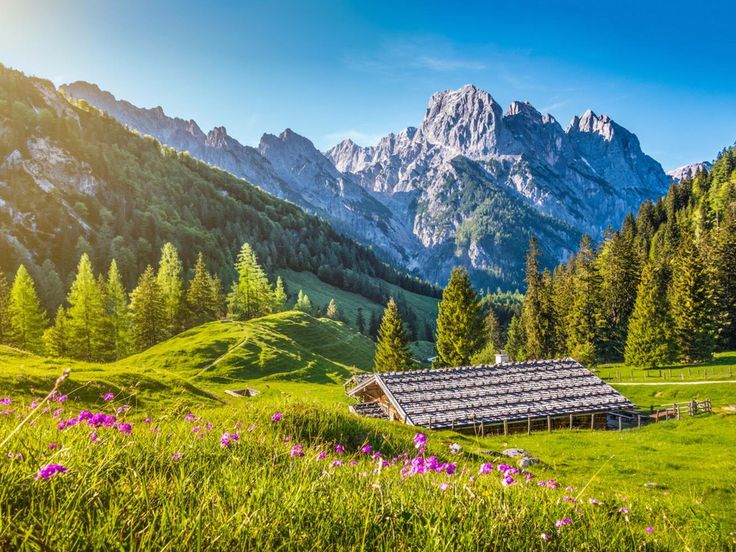
#> input picture Chuong1/image.png, 736 x 552 px
$ python bai3.py
#> lines starting #> are read from the running program, lines starting #| are printed output that depends on the picture
import cv2
import numpy as np
import matplotlib.pyplot as plt


# ============================================================
# BÀI 3: SO SÁNH CÁC PHƯƠNG PHÁP KHỬ NHIỄU
# ============================================================

# 1. Đọc ảnh
img = cv2.imread("image.png")
#> img is the input picture: shape (552, 736, 3); mean B, G, R 101.8, 134.2, 114.7

if img is None:
    print("Không thể đọc ảnh!")
    exit()

# Chuyển BGR -> RGB để hiển thị bằng matplotlib
img_rgb = cv2.cvtColor(img, cv2.COLOR_BGR2RGB)


# ============================================================
# 2. TẠO GAUSSIAN NOISE
# ============================================================

# Chuyển ảnh sang float để thực hiện phép cộng nhiễu
img_float = img_rgb.astype(np.float32)

# Tạo nhiễu Gaussian
mean = 0
sigma = 25

gaussian_noise = np.random.normal(
    mean,
    sigma,
    img_float.shape
)

# Cộng nhiễu vào ảnh
gaussian_img = img_float + gaussian_noise
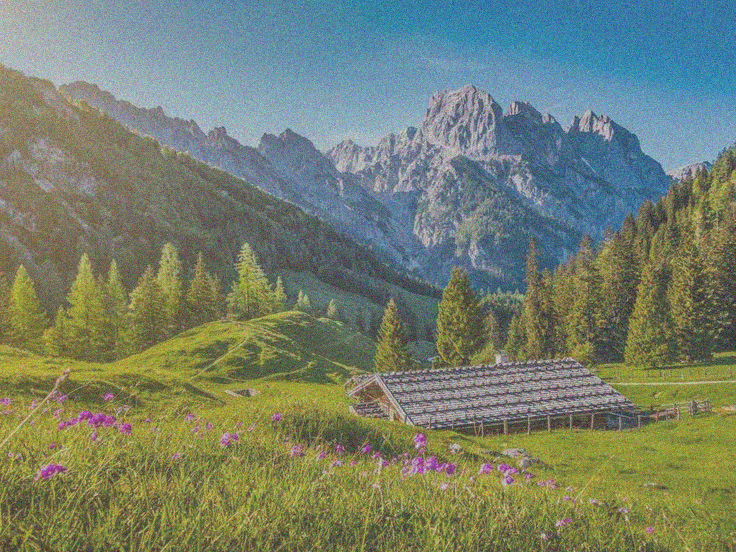
#> gaussian_img: shape (552, 736, 3) float64; mean R, G, B 114.6, 134.3, 101.8; drawn with min black and max white

# Đưa giá trị pixel về khoảng 0-255
gaussian_img = np.clip(gaussian_img, 0, 255)
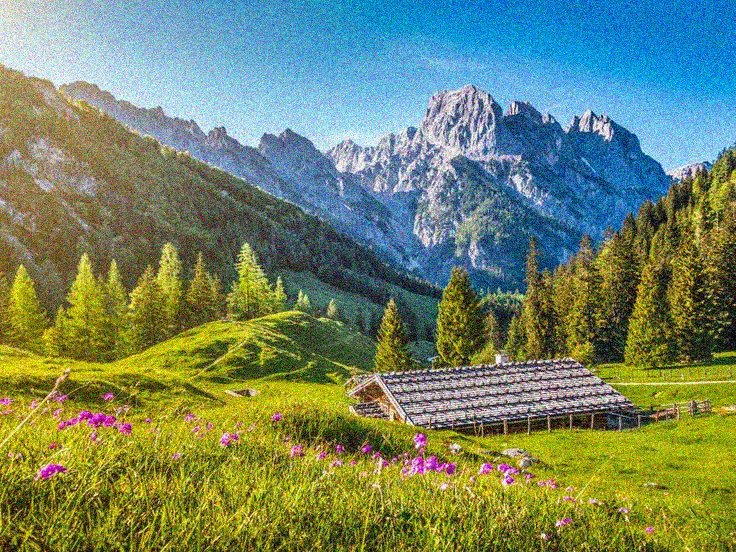
#> gaussian_img: shape (552, 736, 3) float64; mean R, G, B 115.2, 134.3, 103.1

# Chuyển về uint8
gaussian_img = gaussian_img.astype(np.uint8)


# ============================================================
# 3. TẠO SALT-AND-PEPPER NOISE
# ============================================================

sp_img = img_rgb.copy()

# Tỷ lệ nhiễu
noise_probability = 0.05

# Tạo ma trận ngẫu nhiên
random_matrix = np.random.random(sp_img.shape[:2])

# Salt: pixel màu trắng
sp_img[random_matrix < noise_probability / 2] = 255

# Pepper: pixel màu đen
sp_img[
    (random_matrix >= noise_probability / 2) &
    (random_matrix < noise_probability)
] = 0
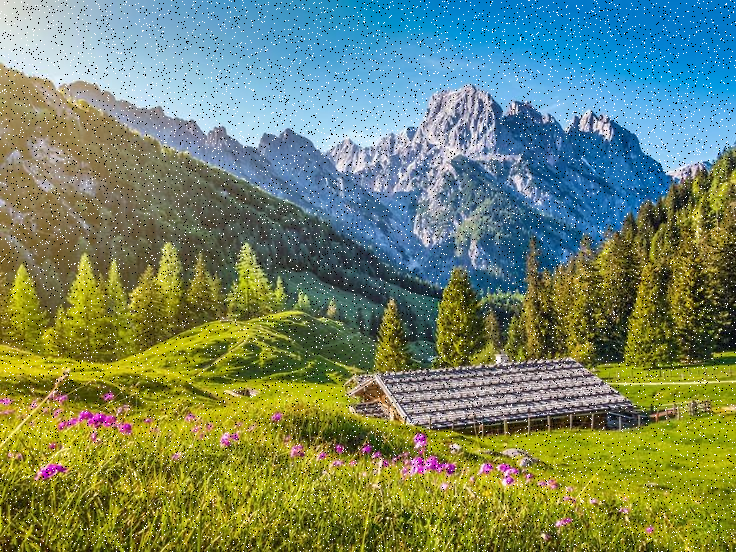
#> sp_img: shape (552, 736, 3); mean R, G, B 115.3, 133.9, 103.1


# ============================================================
# 4. ÁP DỤNG MEAN FILTER
# ============================================================

# Mean Filter = Averaging Filter
# Kích thước kernel 5x5

mean_gaussian = cv2.blur(gaussian_img, (5, 5))
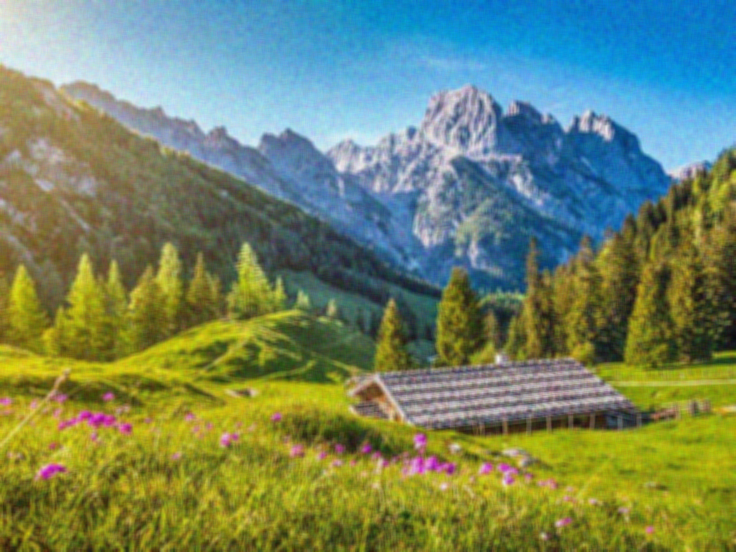
#> mean_gaussian: shape (552, 736, 3); mean R, G, B 114.8, 133.8, 102.7
mean_sp = cv2.blur(sp_img, (5, 5))


# ============================================================
# 5. ÁP DỤNG GAUSSIAN FILTER
# ============================================================

gaussian_filter_gaussian = cv2.GaussianBlur(
    gaussian_img,
    (5, 5),
    0
)

gaussian_filter_sp = cv2.GaussianBlur(
    sp_img,
    (5, 5),
    0
)
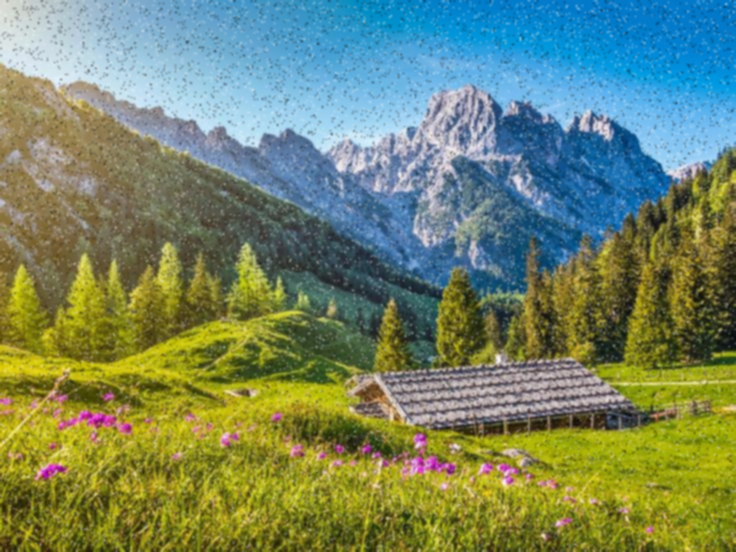
#> gaussian_filter_sp: shape (552, 736, 3); mean R, G, B 115.3, 133.9, 103.1


# ============================================================
# 6. ÁP DỤNG MEDIAN FILTER
# ============================================================

median_gaussian = cv2.medianBlur(
    gaussian_img,
    5
)

median_sp = cv2.medianBlur(
    sp_img,
    5
)


# ============================================================
# 7. HIỂN THỊ KẾT QUẢ
# ============================================================

plt.figure(figsize=(15, 10))


# ------------------------------------------------------------
# HÀNG 1: ẢNH GỐC
# ------------------------------------------------------------

plt.subplot(3, 4, 1)
plt.imshow(img_rgb)
plt.title("Ảnh gốc")
plt.axis("off")


# ------------------------------------------------------------
# HÀNG 1: GAUSSIAN NOISE
# ------------------------------------------------------------

plt.subplot(3, 4, 2)
plt.imshow(gaussian_img)
plt.title("Gaussian Noise")
plt.axis("off")


# ------------------------------------------------------------
# HÀNG 1: SALT-AND-PEPPER NOISE
# ------------------------------------------------------------

plt.subplot(3, 4, 3)
plt.imshow(sp_img)
plt.title("Salt-and-Pepper Noise")
plt.axis("off")


plt.subplot(3, 4, 4)
plt.axis("off")


# ============================================================
# GAUSSIAN NOISE
# ============================================================

plt.subplot(3, 4, 5)
plt.imshow(mean_gaussian)
plt.title("Mean - Gaussian Noise")
plt.axis("off")

plt.subplot(3, 4, 6)
plt.imshow(gaussian_filter_gaussian)
plt.title("Gaussian Filter")
plt.axis("off")

plt.subplot(3, 4, 7)
plt.imshow(median_gaussian)
plt.title("Median - Gaussian Noise")
plt.axis("off")

plt.subplot(3, 4, 8)
plt.imshow(img_rgb)
plt.title("Ảnh gốc")
plt.axis("off")


# ============================================================
# SALT-AND-PEPPER NOISE
# ============================================================

plt.subplot(3, 4, 9)
plt.imshow(mean_sp)
plt.title("Mean - Salt & Pepper")
plt.axis("off")

plt.subplot(3, 4, 10)
plt.imshow(gaussian_filter_sp)
plt.title("Gaussian - Salt & Pepper")
plt.axis("off")

plt.subplot(3, 4, 11)
plt.imshow(median_sp)
plt.title("Median - Salt & Pepper")
plt.axis("off")

plt.subplot(3, 4, 12)
plt.imshow(img_rgb)
plt.title("Ảnh gốc")
plt.axis("off")


plt.tight_layout()
plt.show()


# ============================================================
# NHẬN XÉT
# ============================================================

# 1. MEAN FILTER
#
# Mean Filter thay mỗi pixel bằng giá trị trung bình
# của các pixel xung quanh.
#
# Ưu điểm:
# - Đơn giản.
# - Dễ cài đặt.
# - Có khả năng làm giảm nhiễu.
#
# Nhược điểm:
# - Làm ảnh bị mờ.
# - Làm mất các cạnh và chi tiết.
# - Không phù hợp với Salt-and-Pepper Noise.
#
# Mean Filter có thể sử dụng để giảm Gaussian Noise,
# nhưng chất lượng thường không tốt bằng Gaussian Filter.


# ------------------------------------------------------------
# 2. GAUSSIAN FILTER
# ------------------------------------------------------------
#
# Gaussian Filter sử dụng kernel Gaussian để làm mượt ảnh.
#
# Ưu điểm:
# - Có hiệu quả tốt đối với Gaussian Noise.
# - Làm mượt ảnh tương đối tự nhiên.
# - Phù hợp khi nhiễu có phân bố gần Gaussian.
#
# Nhược điểm:
# - Có thể làm mất một số chi tiết nhỏ.
# - Không hiệu quả bằng Median Filter đối với
#   Salt-and-Pepper Noise.


# ------------------------------------------------------------
# 3. MEDIAN FILTER
# ------------------------------------------------------------
#
# Median Filter thay giá trị pixel bằng giá trị trung vị
# trong vùng lân cận.
#
# Ưu điểm:
# - Loại bỏ rất tốt Salt-and-Pepper Noise.
# - Giữ được biên tốt hơn Mean Filter và Gaussian Filter.
# - Hiệu quả với các điểm nhiễu đen/trắng đột biến.
#
# Nhược điểm:
# - Không phải lựa chọn tối ưu cho Gaussian Noise.
# - Kernel quá lớn có thể làm mất chi tiết.


# ============================================================
# CÂU HỎI:
# Xác định phương pháp phù hợp với từng loại nhiễu
# và giải thích.
# ============================================================

# TRẢ LỜI:
#
# 1. Đối với GAUSSIAN NOISE:
#
# Phương pháp phù hợp nhất:
# --> GAUSSIAN FILTER
#
# Lý do:
# Gaussian Noise có phân bố gần với phân phối Gaussian.
# Gaussian Filter được thiết kế để làm mượt ảnh và giảm
# các biến động ngẫu nhiên dạng Gaussian.
#
# Mean Filter cũng có thể giảm Gaussian Noise nhưng thường
# làm ảnh bị mờ nhiều hơn.
#
# Median Filter vẫn có thể làm giảm nhiễu nhưng không phải
# lựa chọn tối ưu cho loại nhiễu này.
#
#
# 2. Đối với SALT-AND-PEPPER NOISE:
#
# Phương pháp phù hợp nhất:
# --> MEDIAN FILTER
#
# Lý do:
# Salt-and-Pepper Noise tạo ra các pixel có giá trị rất cao
# (trắng) hoặc rất thấp (đen).
#
# Median Filter sử dụng giá trị trung vị trong vùng lân cận,
# do đó các pixel nhiễu đột biến thường bị loại bỏ.
#
# Đồng thời Median Filter giữ biên tốt hơn Mean Filter
# và Gaussian Filter.
#
#
# ============================================================
# KẾT LUẬN
# ============================================================
#
# +------------------------+----------------------+
# | Loại nhiễu             | Bộ lọc phù hợp       |
# +------------------------+----------------------+
# | Gaussian Noise         | Gaussian Filter     |
# | Salt-and-Pepper Noise  | Median Filter       |
# +------------------------+----------------------+
#
# Mean Filter có thể sử dụng cho Gaussian Noise nhưng
# thường làm ảnh bị mờ hơn.
#
# Vì vậy:
#
# Gaussian Noise
#       ↓
# Gaussian Filter
#
# Salt-and-Pepper Noise
#       ↓
# Median Filter
#
# Đây là lựa chọn phù hợp nhất trong bài toán này.
